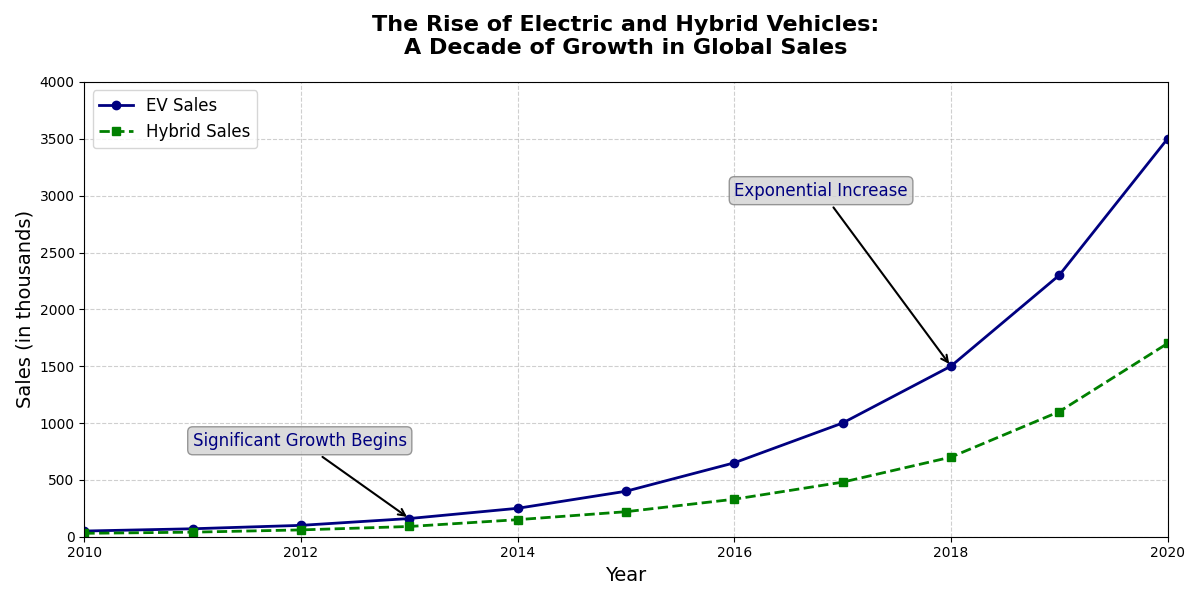

This figure's Python source:
import matplotlib.pyplot as plt
import numpy as np

years = np.arange(2010, 2021)
ev_sales = np.array([50, 70, 100, 160, 250, 400, 650, 1000, 1500, 2300, 3500])
hybrid_sales = np.array([30, 40, 60, 90, 150, 220, 330, 480, 700, 1100, 1700])

fig, ax = plt.subplots(figsize=(12, 6))
ax.plot(years, ev_sales, marker='o', linestyle='-', color='navy', linewidth=2, markersize=6, label='EV Sales')
ax.plot(years, hybrid_sales, marker='s', linestyle='--', color='green', linewidth=2, markersize=6, label='Hybrid Sales')

ax.set_title('The Rise of Electric and Hybrid Vehicles:\nA Decade of Growth in Global Sales', fontsize=16, fontweight='bold', pad=20)
ax.set_xlabel('Year', fontsize=14)
ax.set_ylabel('Sales (in thousands)', fontsize=14)

ax.grid(True, linestyle='--', alpha=0.6)

ax.annotate('Significant Growth Begins', xy=(2013, 160), xytext=(2011, 800),
            arrowprops=dict(facecolor='navy', arrowstyle='->', lw=1.5),
            fontsize=12, color='navy', bbox=dict(boxstyle="round,pad=0.3", edgecolor='gray', facecolor='lightgrey', alpha=0.8))
ax.annotate('Exponential Increase', xy=(2018, 1500), xytext=(2016, 3000),
            arrowprops=dict(facecolor='navy', arrowstyle='->', lw=1.5),
            fontsize=12, color='navy', bbox=dict(boxstyle="round,pad=0.3", edgecolor='gray', facecolor='lightgrey', alpha=0.8))

ax.set_xlim(2010, 2020)
ax.set_ylim(0, 4000)

ax.legend(loc='upper left', fontsize=12)

plt.tight_layout()
plt.show()
